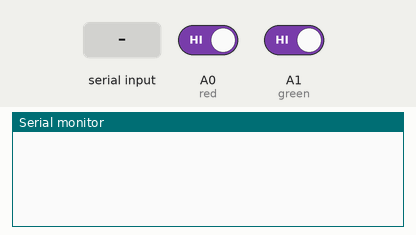
Simulated run of this sketch. Board: Arduino Uno, built with avr-gcc and run on an emulated ATmega328P. On the bench: the last lines printed to the serial monitor. Inputs (shaded band) come from the test bench; at power-on: A0 (red) HIGH, A1 (green) HIGH.

Above: at 1.2 s.
1.3 s: A0 (red) driven LOW
At 1.51 s:
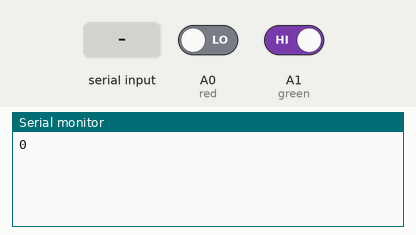
3.4 s: "g\n" received over Serial
5.2 s: A1 (green) driven LOW
At 5.71 s:
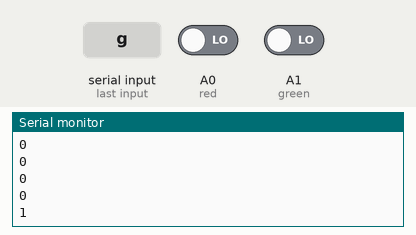

Measured:
- after the input at 1.3 s, the serial monitor: prints a new line at once (image 1)
- after the input at 5.2 s, the serial monitor: prints a new line after 0.30 s (image 2)

The sketch:

reciever_v2.ino
```cpp
#define red A0 //0
#define green A1 //1
String data ;
String reading = "";
int rred = 0;
int rgreen = 0;
void setup() {
  Serial.begin(9600);
  pinMode(red,0);
  pinMode(green,0);
}
void ser(){
  rred = digitalRead(red);
  rgreen = digitalRead(green);
  if(rred == 0){
    data += '0';
    Serial.println("0");
    delay(300);
    }
   if(rgreen == 0){
    data += '1';
    Serial.println("1");
    delay(300);
    }
  if(Serial.available() > 0){
   reading = Serial.readStringUntil('\n');
 }
 if(reading == "g"){
  Serial.println(data+"e");
  reading = "";
  }
}

void loop() {
 ser();
}
```
